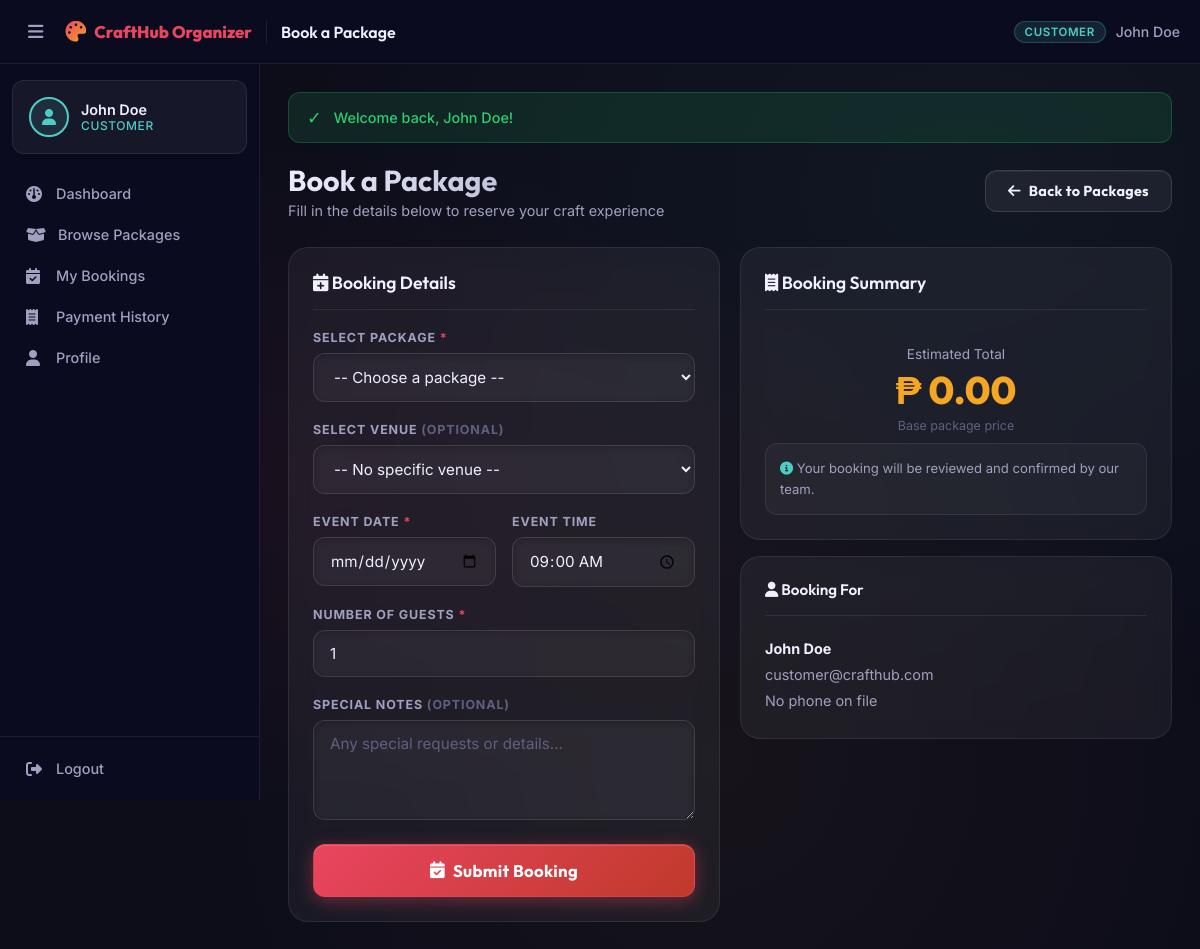
The page /customer/booking.php (signed in) on the database its author committed.
### tables this page shows
CREATE TABLE IF NOT EXISTS users (
    user_id INT AUTO_INCREMENT PRIMARY KEY,
    name VARCHAR(100) NOT NULL,
    email VARCHAR(100) UNIQUE NOT NULL,
    password VARCHAR(255) NOT NULL,
    contact_no VARCHAR(20),
    address TEXT,
    ip_address VARCHAR(45) NULL,                            
    role ENUM('customer','staff','cashier','admin') DEFAULT 'customer',
    security_question VARCHAR(255),
    security_answer_hash VARCHAR(255),
    status ENUM('active','inactive') DEFAULT 'active',
    created_at TIMESTAMP DEFAULT CURRENT_TIMESTAMP
);

### includes/auth.php (called while the page is built, shortened)
<?php
function getCurrentUser(): ?array {
    $db   = getDB();
    $stmt = $db->prepare("SELECT *, user_id AS id, contact_no AS phone FROM users WHERE user_id = ? AND status = 'active'");
    $stmt->execute([$_SESSION['user_id']]);
    return $stmt->fetch() ?: null;
}

### customer/booking.php (the view, shortened to what this page needs)
<?php
require_once __DIR__ . '/../includes/header.php';
$user       = getCurrentUser();
?>
<?php require_once __DIR__ . '/../includes/navbar.php'; ?>
<div class="page-header">
    <div>
        <h1>Book a Package</h1>
        <p>Fill in the details below to reserve your craft experience</p>
    </div>
    <a href="<?= APP_URL ?>/customer/packages.php" class="btn btn-secondary">
        <i class="fa-solid fa-arrow-left"></i> Back to Packages
    </a>
</div>
<div class="grid-2" style="align-items:start;">
    <div class="card">
        <div class="card-header">
            <h2 class="card-title"><i class="fa-solid fa-calendar-plus"></i> Booking Details</h2>
        </div>
        <form method="POST" action="">
            <div class="form-group">
                <label class="form-label" for="package_id">Select Package <span style="color:var(--accent-red);">*</span></label>
                <select id="package_id" name="package_id" class="form-control" required onchange="updateBookingSummary()">
                    <option value="">-- Choose a package --</option>
                </select>
            </div>
            <div class="form-group">
                <label class="form-label" for="venue_id">Select Venue <span style="color:var(--text-muted)">(optional)</span></label>
                <select id="venue_id" name="venue_id" class="form-control" onchange="updateBookingSummary()">
                    <option value="">-- No specific venue --</option>
                </select>
            </div>
            <div class="form-row">
                <div class="form-group">
                    <label class="form-label" for="event_date">Event Date <span style="color:var(--accent-red);">*</span></label>
                    <input type="date" id="event_date" name="event_date" class="form-control"
                           min="<?= date('Y-m-d', strtotime('+1 day')) ?>"
                           value="<?= htmlspecialchars($_POST['event_date'] ?? '') ?>" required>
                </div>
                <div class="form-group">
                    <label class="form-label" for="event_time">Event Time</label>
                    <input type="time" id="event_time" name="event_time" class="form-control"
                           value="<?= htmlspecialchars($_POST['event_time'] ?? '09:00') ?>">
                </div>
            </div>
            <div class="form-group">
                <label class="form-label" for="num_guests">Number of Guests <span style="color:var(--accent-red);">*</span></label>
                <input type="number" id="num_guests" name="num_guests" class="form-control"
                       min="1" max="200" value="<?= (int)($_POST['num_guests'] ?? 1) ?>" required>
            </div>
            <div class="form-group">
                <label class="form-label" for="notes">Special Notes <span style="color:var(--text-muted)">(optional)</span></label>
                <textarea id="notes" name="notes" class="form-control" rows="3"
                          placeholder="Any special requests or details..."><?= htmlspecialchars($_POST['notes'] ?? '') ?></textarea>
            </div>
            <button type="submit" class="btn btn-primary btn-block btn-lg">
                <i class="fa-solid fa-calendar-check"></i> Submit Booking
            </button>
        </form>
    </div>
    <div>
        <div class="card">
            <div class="card-header">
                <h2 class="card-title"><i class="fa-solid fa-receipt"></i> Booking Summary</h2>
            </div>
            <div style="text-align:center;padding:16px 0 10px;">
                <div style="font-size:0.85rem;color:var(--text-secondary);margin-bottom:4px;">Estimated Total</div>
                <div id="total_display" style="font-family:'Outfit',sans-serif;font-size:2.4rem;font-weight:800;color:var(--accent-gold);">
                    ₱ 0.00
                </div>
                <div style="font-size:0.78rem;color:var(--text-muted);margin-top:4px;">Base package price</div>
            </div>
            <div style="padding:14px;background:rgba(255,255,255,0.03);border-radius:var(--radius-md);border:1px solid var(--border-color);">
                <p style="font-size:0.82rem;color:var(--text-secondary);line-height:1.6;margin:0;">
                    <i class="fa-solid fa-info-circle" style="color:var(--accent-teal);"></i>
                    Your booking will be reviewed and confirmed by our team.
                </p>
            </div>
        </div>
        <div class="card mt-2">
            <div class="card-header">
                <h2 class="card-title" style="font-size:0.95rem;"><i class="fa-solid fa-user"></i> Booking For</h2>
            </div>
            <div style="font-size:0.9rem;color:var(--text-secondary);line-height:1.8;">
                <div><strong style="color:var(--text-primary);"><?= htmlspecialchars($user['name']) ?></strong></div>
                <div><?= htmlspecialchars($user['email']) ?></div>
                <div><?= htmlspecialchars($user['phone'] ?? 'No phone on file') ?></div>
            </div>
        </div>
    </div>
</div>
<?php require_once __DIR__ . '/../includes/footer.php'; ?>

### assets/css/style.css (style rules this page uses)
:root { --bg-primary: #0d0d1a; --bg-secondary: #12122a; --bg-card: rgba(255, 255, 255, 0.05); --bg-card-hover: rgba(255, 255, 255, 0.08); --sidebar-bg: #0b0b1f; --topbar-bg: rgba(13, 13, 26, 0.9); --accent-red: #e94560; --accent-gold: #f5a623; --accent-teal: #4ecdc4; --accent-purple: #9b59b6; --text-primary: #f0f0ff; --text-secondary:#a0a0c0; --text-muted: #606080; --border-color: rgba(255, 255, 255, 0.08); --border-hover: rgba(233, 69, 96, 0.4); --sidebar-width: 260px; --sidebar-collapsed: 70px; --topbar-height: 64px; --shadow-sm: 0 2px 8px rgba(0,0,0,0.3); --shadow-md: 0 4px 20px rgba(0,0,0,0.4); --shadow-lg: 0 8px 40px rgba(0,0,0,0.5); --shadow-glow:0 0 20px rgba(233, 69, 96, 0.3); --radius-sm: 8px; --radius-md: 12px; --radius-lg: 20px; --radius-xl: 28px; --transition: all 0.25s cubic-bezier(0.4, 0, 0.2, 1); }
*, *::before, *::after { box-sizing: border-box; margin: 0; padding: 0; }
html { scroll-behavior: smooth; }
body { font-family: 'Inter', sans-serif; background: var(--bg-primary); color: var(--text-primary); min-height: 100vh; overflow-x: hidden; background-image: radial-gradient(ellipse at 20% 50%, rgba(233,69,96,0.06) 0%, transparent 50%), radial-gradient(ellipse at 80% 20%, rgba(78,205,196,0.05) 0%, transparent 50%), radial-gradient(ellipse at 60% 80%, rgba(245,166,35,0.04) 0%, transparent 50%); }
h1, h2, h3, h4, h5, h6 { font-family: 'Outfit', sans-serif; font-weight: 700; color: var(--text-primary); line-height: 1.2; }
a { text-decoration: none; color: inherit; }
button { cursor: pointer; font-family: inherit; }
input, select, textarea { font-family: inherit; }
.page-header { display: flex; align-items: center; justify-content: space-between; margin-bottom: 28px; flex-wrap: wrap; gap: 16px; }
.page-header h1 { font-size: 1.8rem; background: linear-gradient(135deg, var(--text-primary), var(--text-secondary)); -webkit-background-clip: text; -webkit-text-fill-color: transparent; background-clip: text; }
.page-header p { color: var(--text-secondary); font-size: 0.9rem; margin-top: 4px; }
.card { background: var(--bg-card); border: 1px solid var(--border-color); border-radius: var(--radius-lg); padding: 24px; backdrop-filter: blur(10px); transition: var(--transition); }
.card-header { display: flex; align-items: center; justify-content: space-between; margin-bottom: 20px; padding-bottom: 16px; border-bottom: 1px solid var(--border-color); }
.card-title { font-family: 'Outfit', sans-serif; font-size: 1.1rem; font-weight: 600; }
.grid-2 { display: grid; grid-template-columns: 1fr 1fr; gap: 20px; }
.form-group { margin-bottom: 20px; }
.form-label { display: block; font-size: 0.78rem; font-weight: 700; color: var(--text-secondary); margin-bottom: 8px; text-transform: uppercase; letter-spacing: 0.07em; }
.form-control { width: 100%; padding: 13px 16px; background: rgba(255,255,255,0.05); border: 1px solid rgba(255,255,255,0.1); border-radius: var(--radius-md); color: var(--text-primary); font-size: 0.95rem; transition: var(--transition); outline: none; box-shadow: inset 0 2px 6px rgba(0,0,0,0.2); }
.form-control::placeholder { color: var(--text-muted); }
select.form-control option { background: #12122a; color: var(--text-primary); }
textarea.form-control { resize: vertical; min-height: 100px; }
.form-row { display: grid; grid-template-columns: 1fr 1fr; gap: 16px; }
.btn { display: inline-flex; align-items: center; justify-content: center; gap: 8px; padding: 11px 22px; border: none; border-radius: var(--radius-md); font-size: 0.9rem; font-weight: 700; font-family: 'Outfit', sans-serif; letter-spacing: 0.02em; cursor: pointer; transition: all 0.28s cubic-bezier(0.4,0,0.2,1); white-space: nowrap; text-decoration: none; position: relative; overflow: hidden; outline: none; }
.btn::after { content: ''; position: absolute; inset: 0; background: linear-gradient(105deg, transparent 40%, rgba(255,255,255,0.12) 50%, transparent 60%); background-size: 200% 100%; opacity: 0; transition: opacity 0.2s; }
.btn-primary { background: linear-gradient(135deg, #e94560 0%, #c0392b 100%); color: white; box-shadow: 0 4px 18px rgba(233,69,96,0.4), inset 0 1px 0 rgba(255,255,255,0.15); border: 1px solid rgba(233,69,96,0.3); }
.btn-secondary { background: rgba(255,255,255,0.06); color: var(--text-primary); border: 1px solid rgba(255,255,255,0.12); box-shadow: inset 0 1px 0 rgba(255,255,255,0.06); }
.btn-lg { padding: 15px 32px; font-size: 1.05rem; }
.btn-block { width: 100%; justify-content: center; }
.mt-2 { margin-top: 16px; }

### rows shown on the page
users: name "John Doe", email "customer@crafthub.com", contact_no "No phone on file"

### other values the page prints
$_SESSION['user_name'] "John Doe"
$roleLabel "CUSTOMER"
$link['label'] "Dashboard"
$link['label'] "Browse Packages"
$link['label'] "My Bookings"
$link['label'] "Payment History"
$link['label'] "Profile"
APP_NAME "CraftHub Organizer"
explode(' | ', $pageTitle)[0] "Book a Package"
$icon "✓"
$message "Welcome back, John Doe!"
